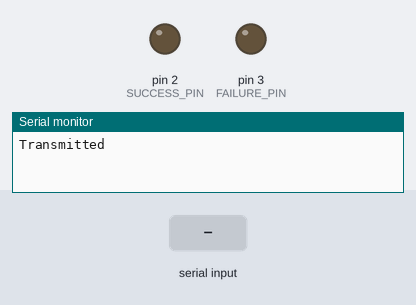
The sketch below on a simulated Arduino Uno, built with avr-gcc and run on an emulated ATmega328P. On the bench: output pins drawn as LEDs (lit = HIGH), the last lines printed to the serial monitor. The test bench sets the inputs (shaded band).

Above: at 1.2 s.
1.3 s: "b" received over the second serial link
At 1.4 s:
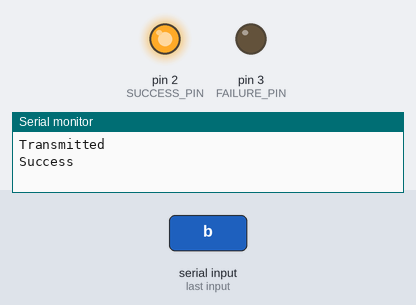
At 6.6 s:
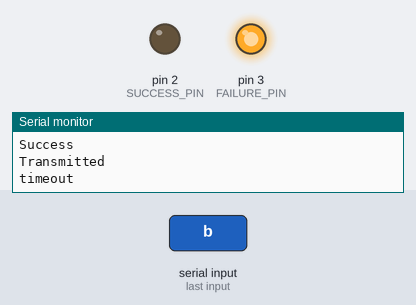
Timing chart, 0 to 8.2 s (numbered marks = the images above; inputs shaded):
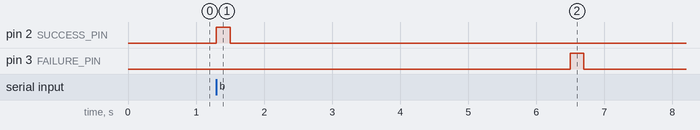

The sketch:

transmitter_ping.ino
```cpp
#include <SoftwareSerial.h>

const byte HC12RxdPin = 4;                  // Recieve Pin on HC12
const byte HC12TxdPin = 5;                  // Transmit Pin on HC12
const byte MAX = 10;

const int SUCCESS_PIN = 2;
const int FAILURE_PIN = 3;
SoftwareSerial HC12(HC12TxdPin,HC12RxdPin); // Create Software Serial Port

void setup() {
  Serial.begin(1200);                       // Open serial port to computer
  HC12.begin(1200);                         // Open serial port to HC12
  pinMode(SUCCESS_PIN, OUTPUT);
  pinMode(FAILURE_PIN, OUTPUT);
}

void loop() {
  int success = 1;
  //send a lowercase a to the other one
  //Serial.println("Sending byte out");
  HC12.write('a');
  Serial.println("Transmitted");


  unsigned long time_start = millis();
  while (1){
    if (millis() - time_start > 5000){
      digitalWrite(FAILURE_PIN, HIGH);
      Serial.println("timeout");
      success = 0;
      break;
    }

    if (HC12.read() == 'b'){
      digitalWrite(SUCCESS_PIN, HIGH);
      Serial.println("Success");
      break;
    }
  }


  delay(200);
  digitalWrite(SUCCESS_PIN, LOW);
  digitalWrite(FAILURE_PIN, LOW);

}
```

Measured:
- after the input at 1.3 s, pin 2 (SUCCESS_PIN): LOW → HIGH at once, → LOW 0.20 s later
